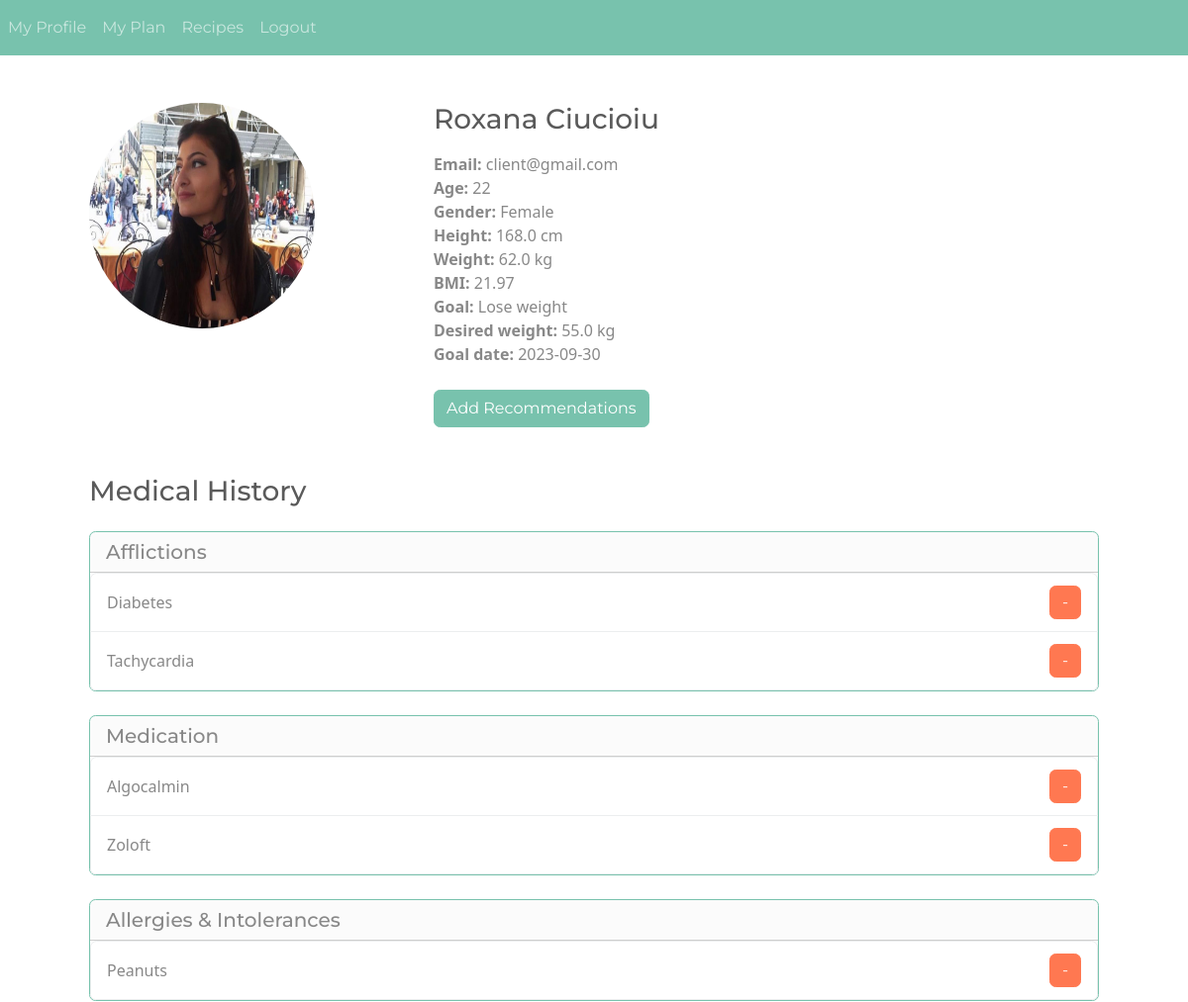
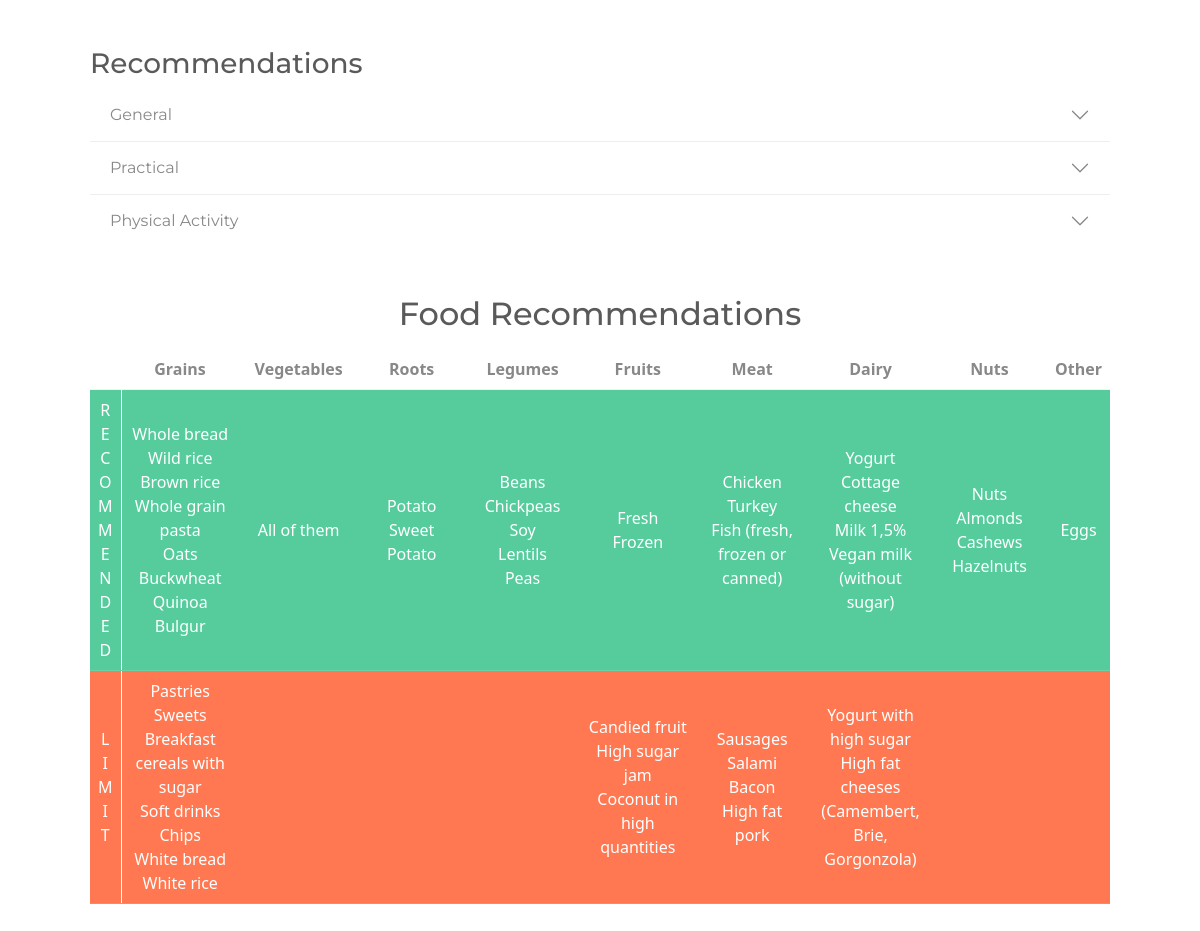
The page /client-record/1 (signed in) on the database its author committed (2 pictures, top to bottom).
### website/models.py (models this page shows, shortened)
class User(db.Model, UserMixin):
    id = Column(Integer, primary_key=True)
    email = Column(String(150), unique=True, nullable=False)
    password = Column(String(150), nullable=False)
    first_name = Column(String(150))
    last_name= Column(String(150))
    date_of_birth = Column(Date)
    gender = Column(String(150), nullable=False)
    account_type = Column(String(20), nullable=False)
    profile_picture = Column(String(100), nullable=True)
    __mapper_args__ = {
        'polymorphic_identity': 'user',
        'polymorphic_on': account_type
    }

class Client(User):
    id = Column(Integer, ForeignKey('user.id'), primary_key=True)
    nutritionist_id = Column(Integer, ForeignKey('nutritionist.id'))
    nutritionist = relationship('Nutritionist', back_populates='clients', foreign_keys=[nutritionist_id])
    height = Column(Float, nullable=True)
    weight = Column(Float, nullable=True)
    bmi = Column(Float, nullable=True)
    goal = Column(String(50), nullable=True)
    desired_weight = Column(Float, nullable=True)
    desired_date = Column(Date)
    notifications = relationship('Notification', back_populates='client')
    __mapper_args__ = {
        'polymorphic_identity': 'client'
    }

class Afflictions(db.Model):
    id = Column(Integer, primary_key = True)
    client_id = Column(Integer, ForeignKey('client.id'), nullable=False)
    affliction_name = Column(String(30), nullable=False)

class Medication(db.Model):
    id = Column(Integer, primary_key = True)
    client_id = Column(Integer, ForeignKey('client.id'), nullable=False)
    medication_name = Column(String(30), nullable=False)

class AllergiesIntolerances(db.Model):
    id = Column(Integer, primary_key = True)
    client_id = Column(Integer, ForeignKey('client.id'), nullable=False)
    allergy_name = Column(String(30), nullable=False)

### website/views.py (the view, shortened to what this page needs)
@views.route('/client-record/<client_id>', methods=['GET', 'POST'])
@login_required
def client_record(client_id):
    client = Client.query.filter_by(id=client_id).first()
    user = User.query.get(current_user.id)
    afflictions = Afflictions.query.filter_by(client_id=client.id).all();
    medications = Medication.query.filter_by(client_id=client.id).all();
    allergies = AllergiesIntolerances.query.filter_by(client_id=client.id).all();
    recommendations = Recommendation.query.filter_by(client_id=client.id).all();
    today = datetime.now().date()
    client_age = None
    client_age = today.year - client.date_of_birth.year - ((today.month, today.day) < (client.date_of_birth.month, client.date_of_birth.day))
    return render_template("client_record.html", nutritionist=user, client=client, client_age=client_age, afflictions=afflictions, medications=medications, allergies=allergies, recommendations=recommendations)

### website/__init__.py (called while the page is built)
def create_app():
    app = Flask(__name__)
    app.config['SECRET_KEY'] = 'abc'
    app.config['SQLALCHEMY_DATABASE_URI'] = f'sqlite:///{DB_NAME}'
    db.init_app(app)
    from .views import views
    from .auth import auth
    app.register_blueprint(views, url_prefix='/')
    app.register_blueprint(auth, url_prefix='/')
    from .models import User
    with app.app_context():
        db.create_all()
    login_manager = LoginManager()
    login_manager.login_view = 'auth.login'
    login_manager.init_app(app)
    @login_manager.user_loader
    def load_user(id):
        return User.query.get(int(id))
    return app

### website/templates/client_record.html (shortened to what this page needs)
{% extends "base.html" %}
{% block content %}
<div class="container p-5">
 <div class="profile-info">
  <div class="row">
    {% if client.profile_picture %}
    <div class="col-md-4">
        <img src="{{ url_for('static', filename='profile_pictures/' + client.profile_picture) }}" class="img-fluid rounded-circle" alt="Profile Picture" style="max-width: 19vw; height: 19vw;">
    </div>
    {% endif %}
    <div class="col-md-8">
        <h3>{{ client.first_name }} {{ client.last_name }}</h3>
        <p class="mb-0 mt-3"><strong>Email:</strong> {{ client.email }}</p>
        <p class="m-0"><strong>Age:</strong> {{ client_age }} </p>
        <p class="m-0"><strong>Gender:</strong> {{ client.gender.capitalize() }} </p>
        <p class="m-0"><strong>Height:</strong> {{ client.height }} cm</p>
        <p class="m-0"><strong>Weight:</strong> {{ client.weight }} kg</p>
        <p class="m-0"><strong>BMI:</strong> {{ client.bmi }}</p>
        <p class="m-0"><strong>Goal:</strong> {{ client.goal.capitalize() }}</p>
        <p class="m-0"><strong>Desired weight:</strong> {{ client.desired_weight }} kg</p>
        <p><strong>Goal date:</strong> {{ client.desired_date }}</p>
        <button id="edit-recommendations-btn" class="btn btn-primary mt-2 ml-0">Add Recommendations</button>
    </div>
  </div>
 </div>
 {% include "meal_plan.html" %}
{% endblock %}

### website/templates/meal_plan.html (shortened to what this page needs)
{% block content %}
<div class="bs-doc-section medical-history mt-5">
    <h3>Medical History</h3>
    <div class="afflictions mt-4 card border-primary">
        <h5 class="card-header">Afflictions</h5>
        <ul class="list-group item-list">
            {% for affliction in afflictions %}
            <li class="list-group-item d-flex justify-content-between align-items-center">
                {{ affliction.affliction_name }}
                {% if current_user.account_type == 'client' %}
                <button class="btn btn-danger delete-btn pt-1 pb-1 mt-1 mb-1" type="button" data-entry-type="affliction" data-entry-id="{{ affliction.id }}">-</button>
                {% endif %}
            </li>
            {% endfor %}
        </ul>
    </div>
    <div class="medication mt-4 card border-primary">
        <h5 class="card-header">Medication</h5>
        <ul class="list-group item-list">
            {% for medication in medications %}
            <li class="list-group-item d-flex justify-content-between align-items-center">
                {{ medication.medication_name }}
                {% if current_user.account_type == 'client' %}
                <button class="btn btn-danger delete-btn pt-1 pb-1 mt-1 mb-1" type="button" data-entry-type="medication" data-entry-id="{{ medication.id }}">-</button>
                {% endif %}
            </li>
            {% endfor %}
        </ul>
    </div>
    <div class="allergies mt-4 card border-primary">
        <h5 class="card-header">Allergies & Intolerances</h5>
        <ul class="list-group item-list">
            {% for allergy in allergies %}
            <li class="list-group-item d-flex justify-content-between align-items-center">
                {{ allergy.allergy_name }}
                {% if current_user.account_type == 'client' %}
                <button class="btn btn-danger delete-btn pt-1 pb-1 mt-1 mb-1" type="button" data-entry-type="allergy" data-entry-id="{{ allergy.id }}">-</button>
                {% endif %}
            </li>
            {% endfor %}
        </ul>
    </div>
</div>
<div class="bs-doc-section mt-5">
    <h3>Recommendations</h3>
    <div class="accordion accordion-flush" id="accordionExample">
      <div class="accordion-item">
        <h2 class="accordion-header" id="headingOne">
          <button class="accordion-button collapsed" type="button" data-bs-toggle="collapse" data-bs-target="#collapseOne" aria-expanded="false" aria-controls="collapseOne">
            General
          </button>
        </h2>
      </div>
      <div class="accordion-item">
        <h2 class="accordion-header" id="headingTwo">
          <button class="accordion-button collapsed" type="button" data-bs-toggle="collapse" data-bs-target="#collapseTwo" aria-expanded="false" aria-controls="collapseTwo">
            Practical
          </button>
        </h2>
      </div>
      <div class="accordion-item">
        <h2 class="accordion-header" id="headingThree">
          <button class="accordion-button collapsed" type="button" data-bs-toggle="collapse" data-bs-target="#collapseThree" aria-expanded="false" aria-controls="collapseThree">
            Physical Activity
          </button>
        </h2>
      </div>
    </div>
  </div>
 <div class="mt-5">
 <h2 align="center" class="pb-2">Food Recommendations</h2>
 <table class="table">
  <thead align="center">
    <tr>
      <th scope="col"></th>
      <th scope="col" class="equidistant-columns">Grains</th>
      <th scope="col" class="equidistant-columns">Vegetables</th>
      <th scope="col" class="equidistant-columns">Roots</th>
      <th scope="col" class="equidistant-columns">Legumes</th>
      <th scope="col" class="equidistant-columns">Fruits</th>
      <th scope="col" class="equidistant-columns">Meat</th>
      <th scope="col" class="equidistant-columns">Dairy</th>
      <th scope="col" class="equidistant-columns">Nuts</th>
      <th scope="col" class="equidistant-columns">Other</th>
    </tr>
  </thead>
  <tbody style="text-align: center; vertical-align: middle;">
    <tr class="table-success">
      <td class="recom">R<br>E<br>C<br>O<br>M<br>M<br>E<br>N<br>D<br>E<br>D</td>
      <td>
       Whole bread<br>
       Wild rice<br>
	   Brown rice<br>
	   Whole grain pasta<br>
	   Oats<br>
	   Buckwheat<br>
	   Quinoa<br>
	   Bulgur<br>
      </td>
      <td>All of them</td>
      <td>
          Potato<br>
          Sweet Potato
      </td>
      <td>
        Beans<br>
    	Chickpeas<br>
	    Soy<br>
	    Lentils<br>
    	Peas<br>
      </td>
      <td>
        Fresh<br>
        Frozen
      </td>
      <td>
        Chicken<br>
	    Turkey<br>
	    Fish (fresh, frozen or canned)<br>
      </td>
      <td>
        Yogurt<br>
	    Cottage cheese<br>
	    Milk 1,5%<br>
	    Vegan milk<br>
        (without sugar)
      </td>
      <td>
        Nuts<br>
	    Almonds <br>
	    Cashews<br>
	    Hazelnuts<br>
      </td>
      <td>Eggs</td>
    </tr>
    <tr class="table-danger">
      <td class="recom">L<br>I<br>M<br>I<br>T</td>
      <td>
        Pastries<br>
	    Sweets <br>
	    Breakfast cereals with sugar<br>
	    Soft drinks<br>
	    Chips<br>
	    White bread<br>
	    White rice <br>
      </td>
      <td></td>
      <td></td>
      <td></td>
      <td>
        Candied fruit<br>
	    High sugar jam<br>
	    Coconut in high quantities<br>
      </td>
      <td>
        Sausages<br>
	    Salami <br>
	    Bacon <br>
	    High fat pork <br>
      </td>
      <td>
        Yogurt with high sugar <br>
    	High fat cheeses<br>
        (Camembert, Brie, Gorgonzola)
      </td>
      <td></td>
      <td></td>
    </tr>
  </tbody>
</table>
</div>
</div>
{% endblock %}

### website/static/css/style.css (style rules this page uses)
.recom { border-right: 1px solid white; }
.equidistant-columns { width: calc(100% / 8); }

### rows shown on the page
User: profile_picture (picture), first_name "Roxana", last_name "Ciucioiu", email "client@gmail.com", gender "Female"
Client: height "168.0", weight "62.0", bmi "21.97", goal "Lose weight", desired_weight "55.0", desired_date "2023-09-30"
Afflictions: affliction_name "Diabetes"
Afflictions: affliction_name "Tachycardia"
Medication: medication_name "Algocalmin"
Medication: medication_name "Zoloft"
AllergiesIntolerances: allergy_name "Peanuts"

### other values the page prints
{{ client_age }} "22"
